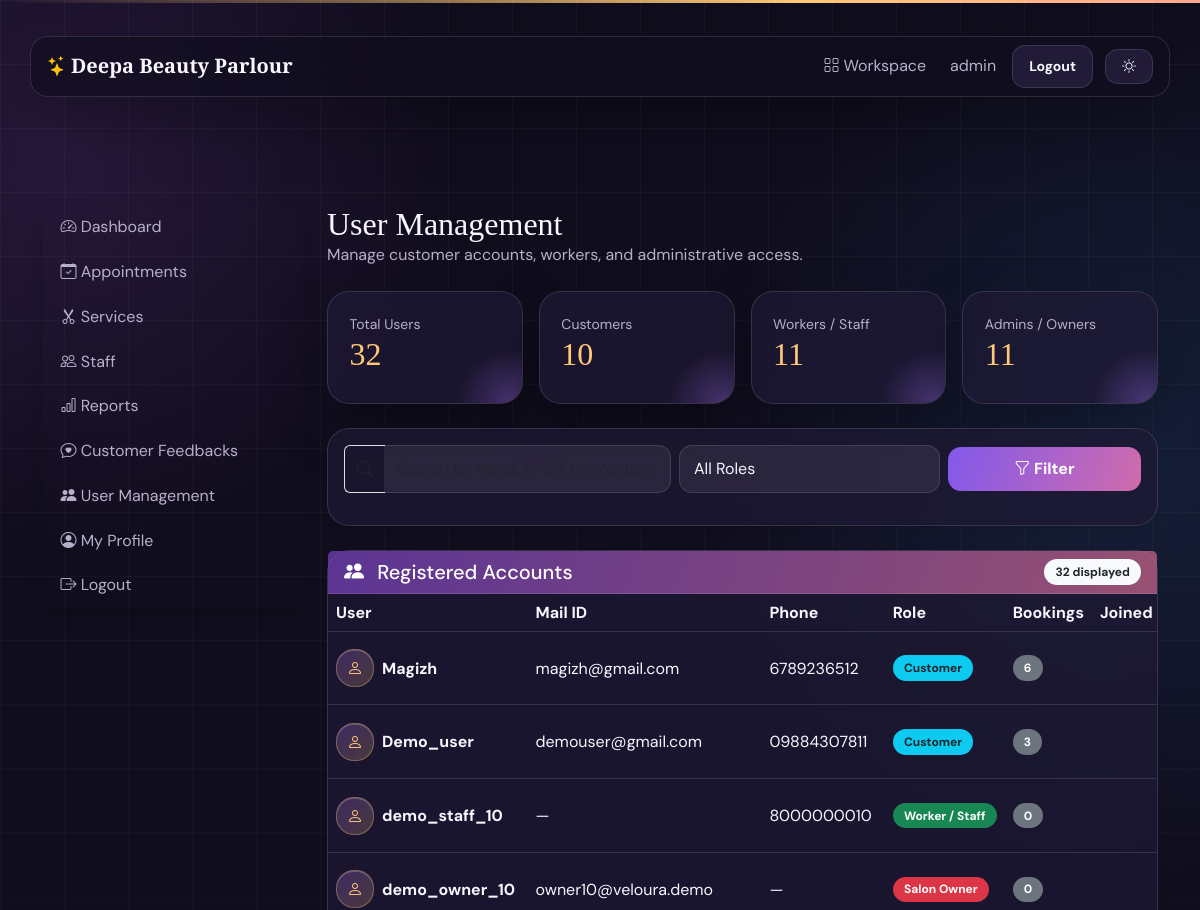
/owner/users/ (signed in, upper part), run on an earlier commit of the app's database.
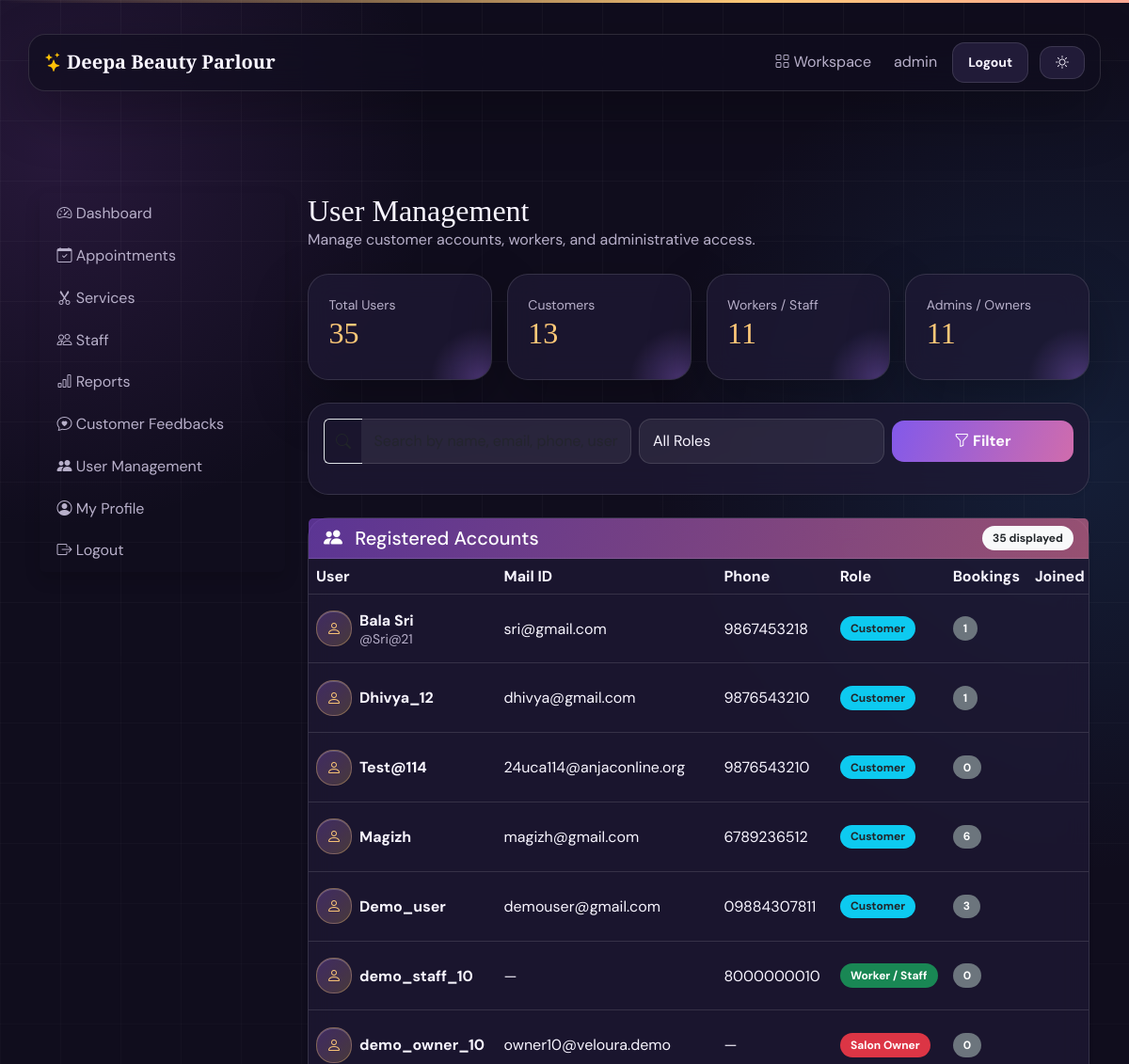
And on a later commit of the database.
### accounts/models.py (models this page shows, shortened)
class User(AbstractUser):
    class Role(models.TextChoices):
        CUSTOMER = "CUSTOMER", "Customer"
        OWNER = "OWNER", "Salon Owner"
        STAFF = "STAFF", "Staff"
        SERVICE_MANAGER = "SERVICE_MANAGER", "Service Management"
        ADMIN = "ADMIN", "Admin"
    role = models.CharField(
        max_length=20,
        choices=Role.choices,
        default=Role.CUSTOMER
    )
    phone = models.CharField(max_length=15, blank=True)
    profile_image = models.ImageField(
        upload_to="profiles/",
        blank=True,
        null=True
    )
    created_at = models.DateTimeField(auto_now_add=True)

### owner/views.py (the view, shortened to what this page needs)
# urls.py: path("users/", user_list, name="owner_users"),
@owner_required
def user_list(request):
    users = User.objects.all().annotate(total_bookings=Count("appointments")).order_by("-id")
    role = request.GET.get("role")
    if role:
        users = users.filter(role=role)
    q = request.GET.get("q")
    return render(request, "owner/users.html", {
        "users": users,
        "total_users": User.objects.count(),
        "customer_count": User.objects.filter(role=User.Role.CUSTOMER).count(),
        "staff_count": User.objects.filter(role=User.Role.STAFF).count(),
        "admin_count": User.objects.filter(role__in=[User.Role.ADMIN, User.Role.OWNER]).count(),
    })

### templates/owner/users.html (shortened to what this page needs)
﻿{% extends "owner/base.html" %}
{% block owner_content %}
<div class="d-flex justify-content-between align-items-center mb-4 flex-wrap gap-2">
  <div>
    <h2 class="page-title mb-0">User Management</h2>
    <p class="text-muted mb-0">Manage customer accounts, workers, and administrative access.</p>
  </div>
</div>
<div class="row g-3 mb-4">
  <div class="col-6 col-md-3">
    <div class="card metric h-100">
      <small class="text-muted">Total Users</small>
      <h2>{{ total_users }}</h2>
    </div>
  </div>
  <div class="col-6 col-md-3">
    <div class="card metric h-100">
      <small class="text-muted">Customers</small>
      <h2>{{ customer_count }}</h2>
    </div>
  </div>
  <div class="col-6 col-md-3">
    <div class="card metric h-100">
      <small class="text-muted">Workers / Staff</small>
      <h2>{{ staff_count }}</h2>
    </div>
  </div>
  <div class="col-6 col-md-3">
    <div class="card metric h-100">
      <small class="text-muted">Admins / Owners</small>
      <h2>{{ admin_count }}</h2>
    </div>
  </div>
</div>
<div class="card card-body mb-4 shadow-sm">
  <form method="get" class="row g-2 align-items-center">
    <div class="col-md-5">
      <div class="input-group">
        <span class="input-group-text bg-transparent border-end-0"><i class="bi bi-search"></i></span>
        <input type="text" name="q" value="{{ request.GET.q|default:'' }}" class="form-control border-start-0" placeholder="Search by name, email, phone, username...">
      </div>
    </div>
    <div class="col-md-4">
      <select name="role" class="form-select">
        <option value="">All Roles</option>
      </select>
    </div>
    <div class="col-md-3 d-flex gap-2">
      <button class="btn btn-primary flex-grow-1"><i class="bi bi-funnel"></i> Filter</button>
    </div>
  </form>
</div>
<div class="card shadow-sm">
  <div class="card-header bg-primary text-white d-flex justify-content-between align-items-center">
    <h5 class="mb-0"><i class="bi bi-people-fill me-2"></i> Registered Accounts</h5>
    <span class="badge bg-light text-dark">{{ users|length }} displayed</span>
  </div>
  <div class="table-responsive">
    <table class="table align-middle mb-0">
      <thead>
        <tr>
          <th>User</th>
          <th>Mail ID</th>
          <th>Phone</th>
          <th>Role</th>
          <th>Bookings</th>
          <th>Joined</th>
        </tr>
      </thead>
      <tbody>
        {% for u in users %}
        <tr>
          <td>
            <div class="d-flex align-items-center gap-2">
              <div class="icon-dot" style="width:38px;height:38px;font-size:1rem;flex-shrink:0;">
                <i class="bi bi-person"></i>
              </div>
              <div>
                <strong>{{ u.get_full_name|default:u.username }}</strong>
                {% if u.get_full_name %}
                  <br><small class="text-muted">@{{ u.username }}</small>
                {% endif %}
              </div>
            </div>
          </td>
          <td>{{ u.email|default:"—" }}</td>
          <td>{{ u.phone|default:"—" }}</td>
          <td>
            {% if u.role == 'ADMIN' or u.role == 'OWNER' %}
              <span class="badge bg-danger text-white">{{ u.get_role_display }}</span>
            {% elif u.role == 'STAFF' %}
              <span class="badge bg-success text-white">Worker / Staff</span>
            {% else %}
              <span class="badge bg-info text-dark">Customer</span>
            {% endif %}
          </td>
          <td>
            <span class="badge bg-secondary">{{ u.total_bookings }}</span>
          </td>
          <td>
          </td>
        </tr>
        {% endfor %}
      </tbody>
    </table>
  </div>
</div>
{% endblock %}

What changed in the data, as far as the page shows it:
added User: get_full_name "Bala Sri", username "Sri@21", email "sri@gmail.com", phone "9867453218", role "Customer", total_bookings "1"
added User: get_full_name "Dhivya_12", email "dhivya@gmail.com", phone "9876543210", role "Customer", total_bookings "1"
added User: get_full_name "Test@114", email "24uca114@anjaconline.org", phone "9876543210", role "Customer", total_bookings "0"
Also different on the page:
{{ total_users }}: "32" → "35"
{{ customer_count }}: "10" → "13"
{{ users|length }}: "32" → "35"
